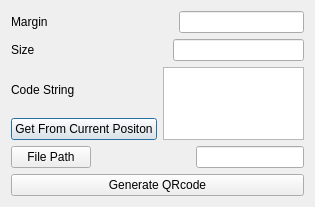
<?xml version="1.0" encoding="UTF-8"?>
<ui version="4.0">
 <class>GenerateQRcodeDialog</class>
 <widget class="QDialog" name="GenerateQRcodeDialog">
  <property name="geometry">
   <rect>
    <x>0</x>
    <y>0</y>
    <width>315</width>
    <height>207</height>
   </rect>
  </property>
  <property name="windowTitle">
   <string>Dialog</string>
  </property>
  <layout class="QGridLayout" name="gridLayout">
   <item row="0" column="0">
    <layout class="QHBoxLayout" name="horizontalLayout">
     <item>
      <widget class="QLabel" name="marginLabel">
       <property name="text">
        <string>Margin</string>
       </property>
      </widget>
     </item>
     <item>
      <spacer name="horizontalSpacer">
       <property name="orientation">
        <enum>Qt::Horizontal</enum>
       </property>
       <property name="sizeHint" stdset="0">
        <size>
         <width>40</width>
         <height>20</height>
        </size>
       </property>
      </spacer>
     </item>
     <item>
      <widget class="QLineEdit" name="marginLineEdit"/>
     </item>
    </layout>
   </item>
   <item row="1" column="0">
    <layout class="QHBoxLayout" name="horizontalLayout_2">
     <item>
      <widget class="QLabel" name="sizeLabel">
       <property name="text">
        <string>Size</string>
       </property>
      </widget>
     </item>
     <item>
      <spacer name="horizontalSpacer_2">
       <property name="orientation">
        <enum>Qt::Horizontal</enum>
       </property>
       <property name="sizeHint" stdset="0">
        <size>
         <width>40</width>
         <height>20</height>
        </size>
       </property>
      </spacer>
     </item>
     <item>
      <widget class="QLineEdit" name="sizeLineText"/>
     </item>
    </layout>
   </item>
   <item row="2" column="0">
    <layout class="QHBoxLayout" name="horizontalLayout_4">
     <item>
      <layout class="QVBoxLayout" name="verticalLayout">
       <item>
        <layout class="QHBoxLayout" name="horizontalLayout_3">
         <item>
          <widget class="QLabel" name="codrStringLabel">
           <property name="text">
            <string>Code String</string>
           </property>
          </widget>
         </item>
         <item>
          <spacer name="horizontalSpacer_3">
           <property name="orientation">
            <enum>Qt::Horizontal</enum>
           </property>
           <property name="sizeHint" stdset="0">
            <size>
             <width>40</width>
             <height>20</height>
            </size>
           </property>
          </spacer>
         </item>
        </layout>
       </item>
       <item>
        <widget class="QPushButton" name="getFromCurrentPositionPushButton">
         <property name="text">
          <string>Get From Current Positon</string>
         </property>
        </widget>
       </item>
      </layout>
     </item>
     <item>
      <widget class="QTextEdit" name="codeStringTextEdit"/>
     </item>
    </layout>
   </item>
   <item row="3" column="0">
    <layout class="QHBoxLayout" name="horizontalLayout_5">
     <item>
      <widget class="QPushButton" name="filePathPushButton">
       <property name="text">
        <string>File Path</string>
       </property>
      </widget>
     </item>
     <item>
      <spacer name="horizontalSpacer_4">
       <property name="orientation">
        <enum>Qt::Horizontal</enum>
       </property>
       <property name="sizeHint" stdset="0">
        <size>
         <width>40</width>
         <height>20</height>
        </size>
       </property>
      </spacer>
     </item>
     <item>
      <widget class="QLineEdit" name="filePathLineEdit"/>
     </item>
    </layout>
   </item>
   <item row="4" column="0">
    <widget class="QPushButton" name="generateQRcodePushButton">
     <property name="text">
      <string>Generate QRcode</string>
     </property>
    </widget>
   </item>
  </layout>
 </widget>
 <resources/>
 <connections/>
</ui>
